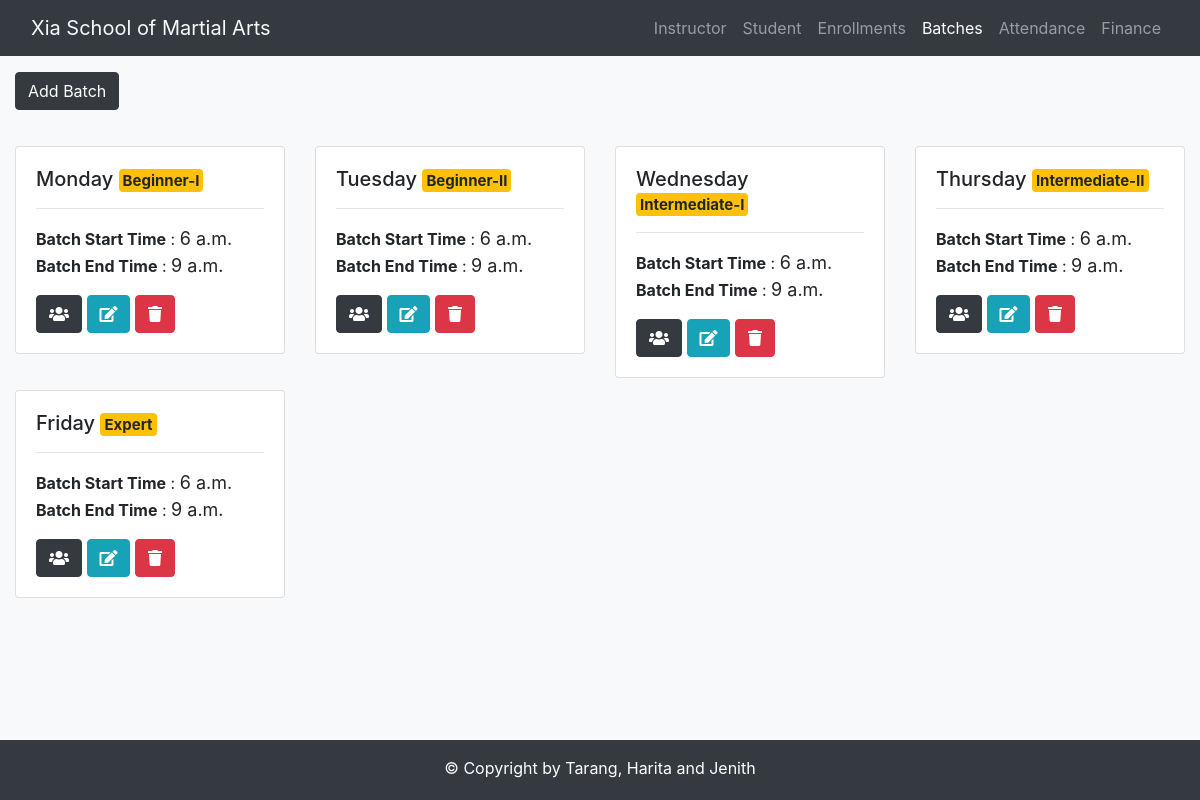
Page /batch/ on the committed database.
### student/models.py (models this page shows, shortened)
class Batch(models.Model):
    batch_day = models.CharField(max_length=20, choices=DAYS_OF_WEEK)
    batch_start_time = models.TimeField()
    batch_end_time = models.TimeField()
    level = models.ForeignKey(Batch_Levels, null=True, on_delete=models.SET_NULL, related_name='levels')
    instructor = models.ForeignKey(Instructor, null=True, on_delete=models.SET_NULL, related_name='instructor')

class Batch_Levels(models.Model):
    level_name = models.CharField(max_length=20)
    def __str__(self):
        return self.level_name
    class Meta:
        verbose_name = 'level'

### student/views.py (the view)
# urls.py: path('batch/', views.BatchIndexView.as_view(), name='batch'),
class BatchIndexView(generic.ListView):
    template_name = 'student/batch.html'
    def get_queryset(self):
        return Batch.objects.all()

### student/templates/student/batch.html (shortened to what this page needs)
{% extends 'student/base.html' %}
{% load staticfiles%}
{% block title%}Batch{% endblock %} {% block activebatches %}active{% endblock %} {% block body %}
<body>
  <div class="container-fluid" style="margin-top:16px">
    <div class="row">
      <div class="col-md-12">
        <a class="click" href="{% url 'student:batch-add' %}" role="button">
          <button class="btn btn-dark">Add Batch</button>
        </a>
      </div>
    </div>
     <div class="row" style="margin-top: 24px">
      {% for batch in object_list %}
      <div class="col-md-3" style="margin-top: 12px">
        <div class="card">
          <div class="card-body">
            <h5 class="card-title">
              {{ batch.batch_day }}
              <span class="badge badge-warning" style="padding: 4px">{{batch.level}}</span>
            </h5>
            <hr>
            <div>
              <b>Batch Start Time</b> : <span style="font-size: 18px">{{ batch.batch_start_time }}</span>
            </div>
            <div>
              <b>Batch End Time</b> : <span style="font-size: 18px">{{ batch.batch_end_time }}</span>
            </div>
            <div style="margin-top: 16px">
              <a href="{% url 'student:batch_student' batch.pk %}">
                <button  class="btn btn-dark">
                  <i class="fa fa-users"></i>
                </button>
              </a>
              <a href="{% url 'student:batch-update' batch.pk %}">
                <button class="btn btn-info">
                  <i class="fa fa-edit"></i>
                </button>
              </a>
              <a href="{% url 'student:batch-delete' batch.pk %}">
                <button class="btn btn-danger">
                  <i class="fa fa-trash"></i>
                </button>
              </a>
            </div>
          </div>
        </div>
      </div>
      {% endfor %}
  </div>
  </div>
</body>
{% endblock %}

### rows in the picture
Batch: batch_day "Monday", level "Beginner-I", batch_start_time "6 a.m.", batch_end_time "9 a.m."
Batch: batch_day "Tuesday", level "Beginner-II", batch_start_time "6 a.m.", batch_end_time "9 a.m."
Batch: batch_day "Wednesday", level "Intermediate-I", batch_start_time "6 a.m.", batch_end_time "9 a.m."
Batch: batch_day "Thursday", level "Intermediate-II", batch_start_time "6 a.m.", batch_end_time "9 a.m."
Batch: batch_day "Friday", level "Expert", batch_start_time "6 a.m.", batch_end_time "9 a.m."
